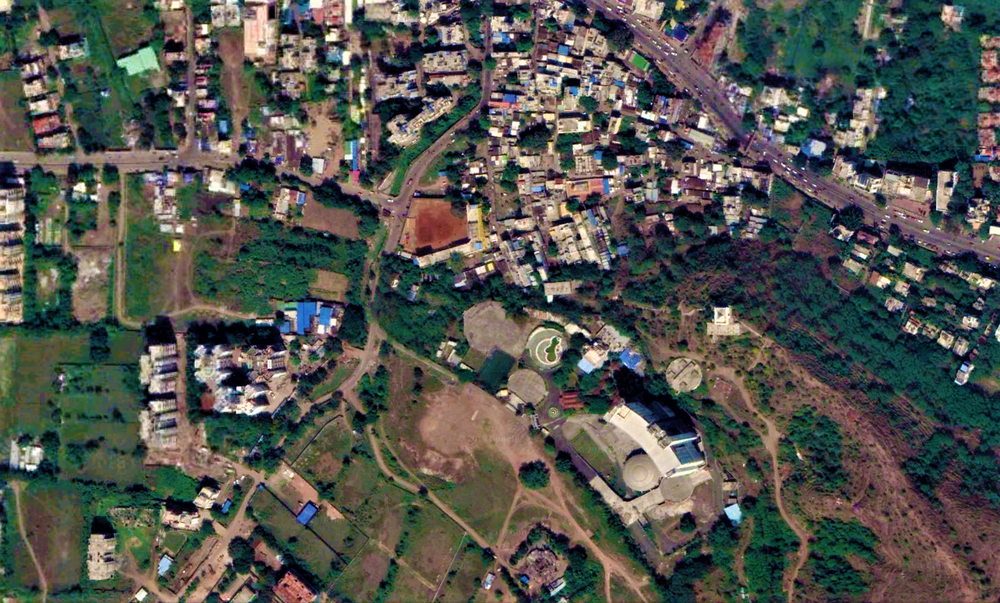
#> input picture Baner gaon.png, 1000 x 603 px, shrunk from 1421 x 857 before the run, found by its file name
$ jupyter execute Untitled1.ipynb
#> lines starting #> are read from the running program, lines starting #| are printed output that depends on the picture; after the words box and inside, x2 and y2 are one past the last pixel; in counts of white or black regions, pixels touching at a corner belong together
[cell 1]
from __future__ import division
import numpy as np
import matplotlib.pyplot as plt
import cv2

[cell 2]
#read image
img = cv2.imread('C:/Users/Aaliyah Ahmed/Desktop/IBMHACK/Baner gaon.png')
#> img is the input picture: shape (603, 1000, 3); mean B, G, R 78, 84.6, 82.9

[cell 3]
#show image
cv2.imshow('image',img)
cv2.waitKey(0)
cv2.destroyAllWindows()

[cell 4]
#separate the greens
hsv=cv2.cvtColor(img, cv2.COLOR_BGR2HSV)
#> hsv: shape (603, 1000, 3); mean H, S, V 70.1, 108.9, 99.3

lower_green=np.array([36,0,0])
upper_green=np.array([86,255,255])


mask=cv2.inRange(img,lower_green,upper_green)
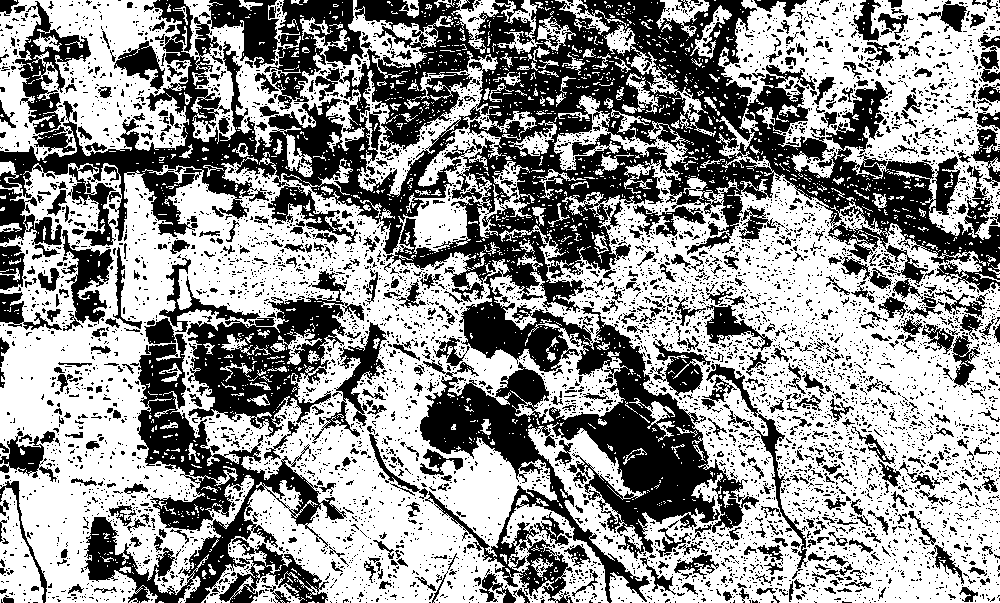
#> mask: shape (603, 1000); 57.3% white; 6578 black regions (5978 under 20 px), largest, box (x1, y1, x2, y2) and area: (0, 0, 1000, 603) 148553, (84, 318, 347, 603) 19106, (159, 258, 364, 437) 12434
res=cv2.bitwise_and(img,img,mask=mask)
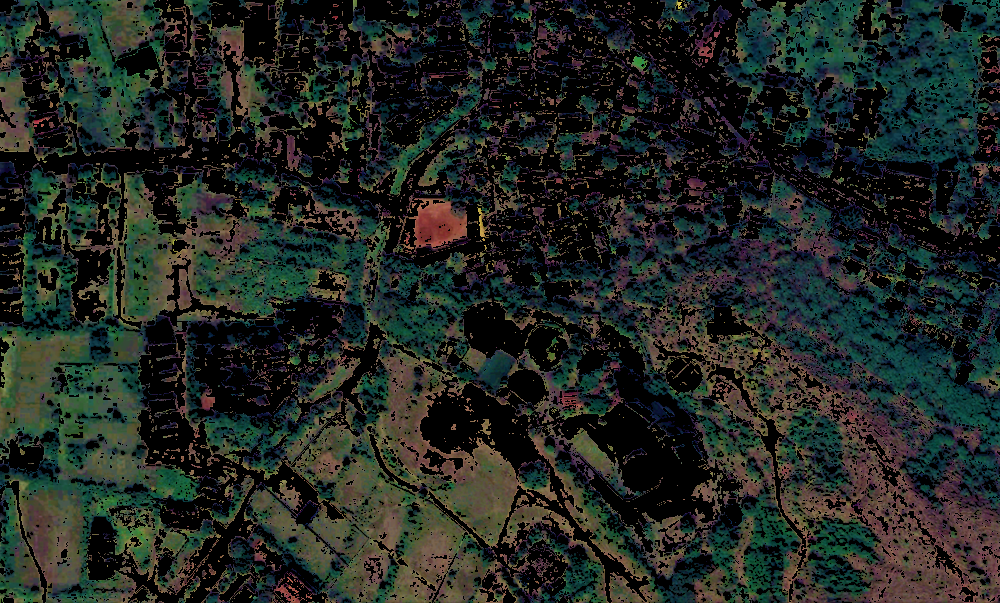
#> res: shape (603, 1000, 3); mean B, G, R 35.1, 39.9, 34

#slice the green
imask = mask>0
green = np.zeros_like(img, np.uint8)
green[imask] = img[imask]

#show changes in images
cv2.imshow('image',img)
cv2.waitKey(0)
cv2.destroyAllWindows()

cv2.imshow('image',mask)
cv2.waitKey(0)
cv2.destroyAllWindows()

cv2.imshow('image',res)
cv2.waitKey(0)
cv2.destroyAllWindows()
